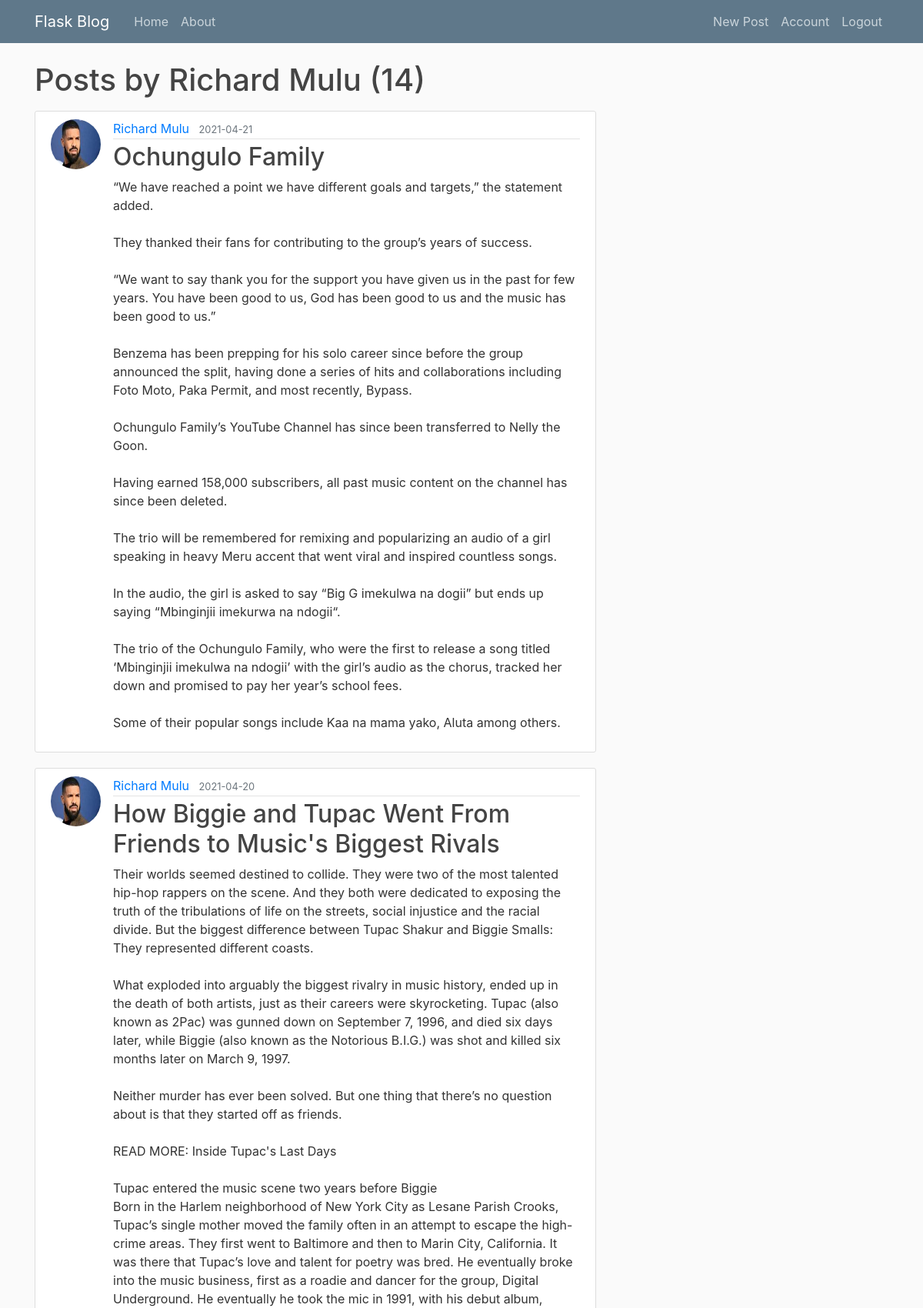
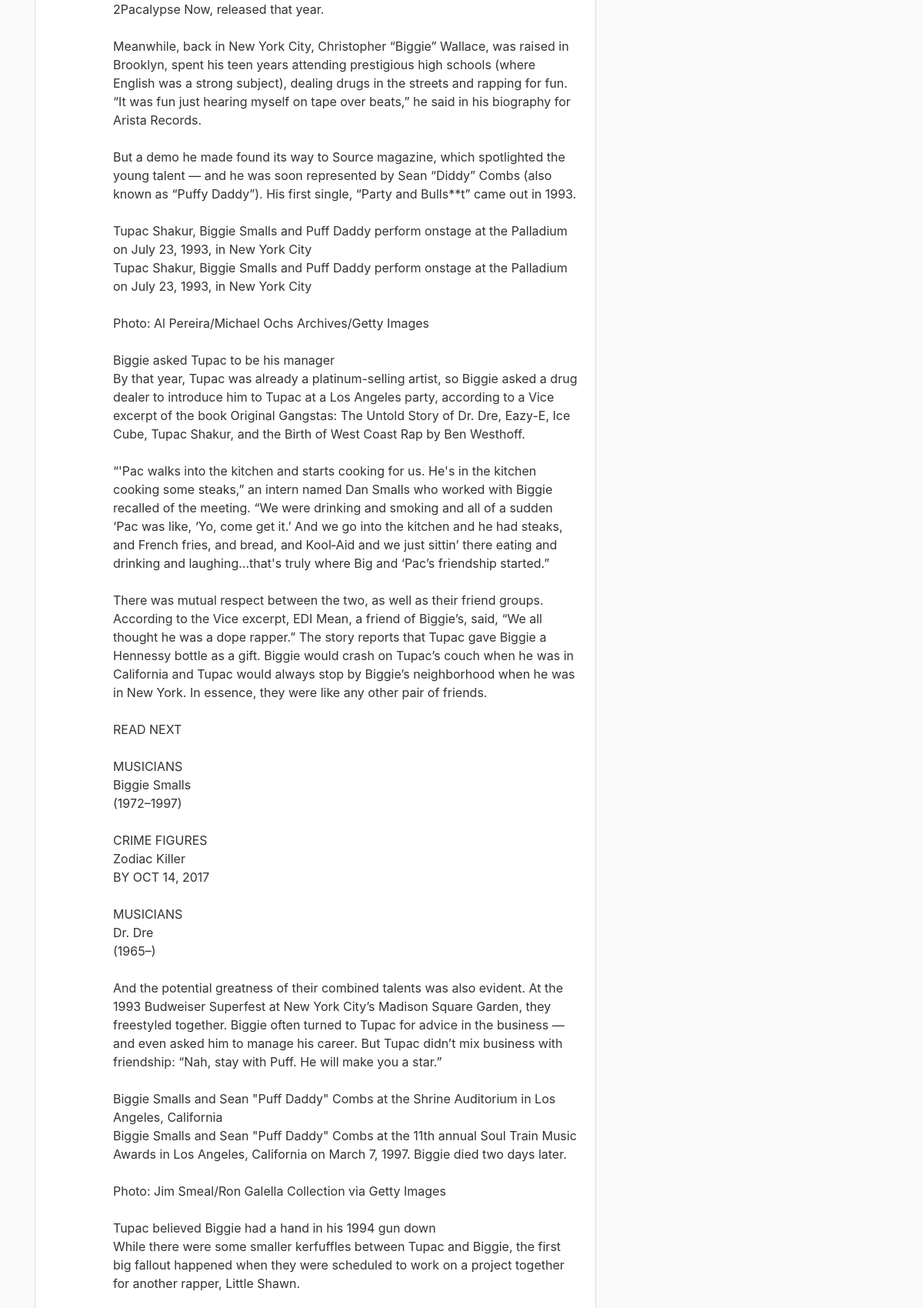
Screenshot of /user/Richard Mulu (signed in, upper part) with the database file from the repository (2 pictures, top to bottom).
### flask_blog/models.py (models this page shows, shortened)
class User(db.Model, UserMixin):
    id = db.Column(db.Integer, primary_key=True)
    username = db.Column(db.String(20), unique=True, nullable=False)
    email = db.Column(db.String(120), unique=True, nullable=False)
    image_file = db.Column(db.String(20), nullable=False, default='default.jpg')
    password =  db.Column(db.String(60), nullable=False)
    posts = db.relationship('Post', backref='author', lazy=True)

class Post(db.Model):
    id = db.Column(db.Integer, primary_key=True)
    title = db.Column(db.String(100), nullable=False)
    date_posted = db.Column(db.DateTime, nullable=False, default=datetime.utcnow)
    content = db.Column(db.Text, nullable=False)
    user_id = db.Column(db.Integer, db.ForeignKey('user.id'), nullable=False)
    comments = db.relationship('Comment', backref='author')

### flask_blog/users/routes.py (the view)
@users.route("/user/<string:username>")
def user_posts(username):
    page = request.args.get('page', 1, type=int)
    user = User.query.filter_by(username = username).first_or_404()
    posts = Post.query.filter_by(author=user)\
        .order_by(Post.date_posted.desc())\
        .paginate(page=page, per_page=5)
    return render_template('user_posts.html', posts=posts, user=user)

### flask_blog/models.py (called while the page is built)
@login_manager.user_loader
def load_user(user_id):
    return User.query.get(int(user_id))

### flask_blog/templates/user_posts.html (shortened to what this page needs)
{% extends "layout.html" %}
{% block content %}
    <h1 class="mb-3">Posts by {{ user.username }} ({{ posts.total }})</h1>
    {% for post in posts.items %}
        <article class="media content-section">
          <img class="rounded-circle article-img" src="{{ url_for('static', filename='profile_pics/' + post.author.image_file) }}">
          <div class="media-body">
            <div class="article-metadata">
              <a class="mr-2" href="{{ url_for('users.user_posts', username=post.author.username) }}">{{ post.author.username }}</a>
              <small class="text-muted">{{ post.date_posted.strftime('%Y-%m-%d') }}</small>
            </div>
            <h2><a class="article-title" href="{{ url_for('posts.post', post_id=post.id) }}">{{ post.title }}</a></h2>
            <p class="article-content">{{ post.content }}</p>
          </div>
        </article>
    {% endfor %}
{% endblock content %}

### flask_blog/static/main.css (style rules this page uses)
body { background: #fafafa; color: #333333; margin-top: 5rem; }
h1, h2, h3, h4, h5, h6 { color: #444444; }
.content-section { background: #ffffff; padding: 10px 20px; border: 1px solid #dddddd; border-radius: 3px; margin-bottom: 20px; }
.article-title { color: #444444; }
.article-content { white-space: pre-line; }
.article-img { height: 65px; width: 65px; margin-right: 16px; }
.article-metadata { padding-bottom: 1px; margin-bottom: 4px; border-bottom: 1px solid #e3e3e3 }

### rows the page displays
User: username "Richard Mulu"
Post: image_file (picture), author.username "Richard Mulu", date_posted "2021-04-21", title "Ochungulo Family", content "“We have reached a point we have different goals and targets,” the statement added. They thanked their fans for contributing to the group’s years of success. “We want to say thank you for the support you have given us in the past for few years. You have been good to us, God has been good to us and the music has been good to us.” Benzema has been prepping for his solo career since before the group announced the split, having done a series of hits and collaborations including Foto Moto, Paka Permit, and most recently, Bypass. Ochungulo Family’s YouTube Channel has since been transferred to Nelly the Goon. Having earned 158,000 subscribers, all past music content on the channel has since been…"
Post: image_file (picture), author.username "Richard Mulu", date_posted "2021-04-20", title "How Biggie and Tupac Went From Friends to Music's Biggest Rivals"

### other values shown
{{ posts.total }} "14"
